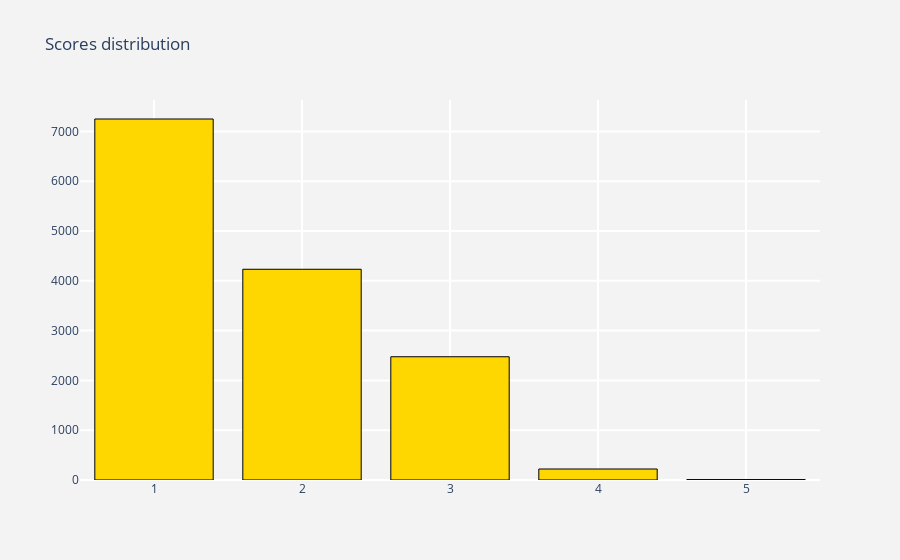

Notebook cell for this chart:
### Code cell
score_dist_charles_pos = show_percentage(data['positive'], colors5)

### Figure 1 — Plotly figure (JSON) as saved in the notebook; plotly's stock layout.template omitted (floating-point values rounded to 4 significant figures)
{"data": [{"marker": {"color": "gold", "line": {"color": "black", "width": 1}}, "type": "bar", "x": [5, 4, 3, 2, 1], "y": [8, 221, 2475, 4232, 7250]}], "layout": {"paper_bgcolor": "rgb(243,243,243)", "plot_bgcolor": "rgb(243,243,243)", "title": {"text": "Scores distribution"}, "xaxis": {"gridcolor": "rgb(255, 255, 255)", "gridwidth": 2}, "yaxis": {"gridcolor": "rgb(255, 255, 255)", "gridwidth": 2}}}
